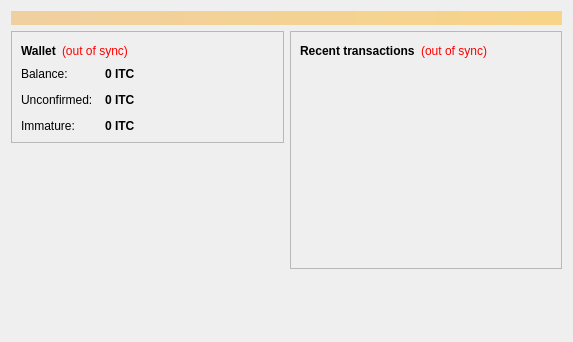
<?xml version="1.0" encoding="UTF-8"?>
<ui version="4.0">
 <class>OverviewPage</class>
 <widget class="QWidget" name="OverviewPage">
  <property name="geometry">
   <rect>
    <x>0</x>
    <y>0</y>
    <width>573</width>
    <height>342</height>
   </rect>
  </property>
  <property name="windowTitle">
   <string>Form</string>
  </property>
  <layout class="QVBoxLayout" name="topLayout">
   <item>
    <widget class="QLabel" name="labelAlerts">
     <property name="visible">
      <bool>false</bool>
     </property>
     <property name="styleSheet">
      <string notr="true">background-color: qlineargradient(x1: 0, y1: 0, x2: 1, y2: 0, stop:0 #F0D0A0, stop:1 #F8D488); color:#000000;</string>
     </property>
     <property name="wordWrap">
      <bool>true</bool>
     </property>
     <property name="margin">
      <number>3</number>
     </property>
    </widget>
   </item>
   <item>
    <layout class="QHBoxLayout" name="horizontalLayout" stretch="1,1">
     <item>
      <layout class="QVBoxLayout" name="verticalLayout_2">
       <item>
        <widget class="QFrame" name="frame">
         <property name="frameShape">
          <enum>QFrame::StyledPanel</enum>
         </property>
         <property name="frameShadow">
          <enum>QFrame::Raised</enum>
         </property>
         <layout class="QVBoxLayout" name="verticalLayout_4">
          <item>
           <layout class="QHBoxLayout" name="horizontalLayout_4">
            <item>
             <widget class="QLabel" name="label_5">
              <property name="font">
               <font>
                <weight>75</weight>
                <bold>true</bold>
               </font>
              </property>
              <property name="text">
               <string>Wallet</string>
              </property>
             </widget>
            </item>
            <item>
             <widget class="QLabel" name="labelWalletStatus">
              <property name="toolTip">
               <string>The displayed information may be out of date. Your wallet automatically synchronizes with the ITCoin network after a connection is established, but this process has not completed yet.</string>
              </property>
              <property name="styleSheet">
               <string notr="true">QLabel { color: red; }</string>
              </property>
              <property name="text">
               <string notr="true">(out of sync)</string>
              </property>
              <property name="alignment">
               <set>Qt::AlignLeading|Qt::AlignLeft|Qt::AlignVCenter</set>
              </property>
             </widget>
            </item>
            <item>
             <spacer name="horizontalSpacer_2">
              <property name="orientation">
               <enum>Qt::Horizontal</enum>
              </property>
              <property name="sizeHint" stdset="0">
               <size>
                <width>40</width>
                <height>20</height>
               </size>
              </property>
             </spacer>
            </item>
           </layout>
          </item>
          <item>
           <layout class="QFormLayout" name="formLayout_2">
            <property name="fieldGrowthPolicy">
             <enum>QFormLayout::AllNonFixedFieldsGrow</enum>
            </property>
            <property name="horizontalSpacing">
             <number>12</number>
            </property>
            <property name="verticalSpacing">
             <number>12</number>
            </property>
            <item row="0" column="0">
             <widget class="QLabel" name="label">
              <property name="text">
               <string>Balance:</string>
              </property>
             </widget>
            </item>
            <item row="0" column="1">
             <widget class="QLabel" name="labelBalance">
              <property name="font">
               <font>
                <weight>75</weight>
                <bold>true</bold>
               </font>
              </property>
              <property name="cursor">
               <cursorShape>IBeamCursor</cursorShape>
              </property>
              <property name="toolTip">
               <string>Your current balance</string>
              </property>
              <property name="text">
               <string notr="true">0 ITC</string>
              </property>
              <property name="textInteractionFlags">
               <set>Qt::LinksAccessibleByMouse|Qt::TextSelectableByKeyboard|Qt::TextSelectableByMouse</set>
              </property>
             </widget>
            </item>
            <item row="1" column="0">
             <widget class="QLabel" name="label_3">
              <property name="text">
               <string>Unconfirmed:</string>
              </property>
             </widget>
            </item>
            <item row="1" column="1">
             <widget class="QLabel" name="labelUnconfirmed">
              <property name="font">
               <font>
                <weight>75</weight>
                <bold>true</bold>
               </font>
              </property>
              <property name="cursor">
               <cursorShape>IBeamCursor</cursorShape>
              </property>
              <property name="toolTip">
               <string>Total of transactions that have yet to be confirmed, and do not yet count toward the current balance</string>
              </property>
              <property name="text">
               <string notr="true">0 ITC</string>
              </property>
              <property name="textInteractionFlags">
               <set>Qt::LinksAccessibleByMouse|Qt::TextSelectableByKeyboard|Qt::TextSelectableByMouse</set>
              </property>
             </widget>
            </item>
            <item row="2" column="0">
             <widget class="QLabel" name="labelImmatureText">
              <property name="text">
               <string>Immature:</string>
              </property>
             </widget>
            </item>
            <item row="2" column="1">
             <widget class="QLabel" name="labelImmature">
              <property name="font">
               <font>
                <weight>75</weight>
                <bold>true</bold>
               </font>
              </property>
              <property name="toolTip">
               <string>Mined balance that has not yet matured</string>
              </property>
              <property name="text">
               <string notr="true">0 ITC</string>
              </property>
              <property name="textInteractionFlags">
               <set>Qt::LinksAccessibleByMouse|Qt::TextSelectableByKeyboard|Qt::TextSelectableByMouse</set>
              </property>
             </widget>
            </item>
           </layout>
          </item>
         </layout>
        </widget>
       </item>
       <item>
        <spacer name="verticalSpacer">
         <property name="orientation">
          <enum>Qt::Vertical</enum>
         </property>
         <property name="sizeHint" stdset="0">
          <size>
           <width>20</width>
           <height>40</height>
          </size>
         </property>
        </spacer>
       </item>
        <item>
         <widget class="QLabel" name="label_wallet_bgcoin">
          <property name="text">
           <string/>
          </property>
          <property name="pixmap">
           <pixmap resource="../bitcoin.qrc">:/images/wallet_bgcoin</pixmap>
          </property>
          <property name="scaledContents">
           <bool>false</bool>
          </property>
          <property name="alignment">
           <set>Qt::AlignCenter</set>
          </property>
          <property name="margin">
           <number>-2</number>
          </property>
         </widget>
        </item>
        <item>
         <widget class="QLabel" name="label_6">
          <property name="text">
           <string/>
          </property>
         </widget>
        </item>
      </layout>
     </item>
     <item>
      <layout class="QVBoxLayout" name="verticalLayout_3">
       <item>
        <widget class="QFrame" name="frame_2">
         <property name="frameShape">
          <enum>QFrame::StyledPanel</enum>
         </property>
         <property name="frameShadow">
          <enum>QFrame::Raised</enum>
         </property>
         <layout class="QVBoxLayout" name="verticalLayout">
          <item>
           <layout class="QHBoxLayout" name="horizontalLayout_2">
            <item>
             <widget class="QLabel" name="label_4">
              <property name="text">
               <string>&lt;b&gt;Recent transactions&lt;/b&gt;</string>
              </property>
             </widget>
            </item>
            <item>
             <widget class="QLabel" name="labelTransactionsStatus">
              <property name="toolTip">
               <string>The displayed information may be out of date. Your wallet automatically synchronizes with the ITCoin network after a connection is established, but this process has not completed yet.</string>
              </property>
              <property name="styleSheet">
               <string notr="true">QLabel { color: red; }</string>
              </property>
              <property name="text">
               <string notr="true">(out of sync)</string>
              </property>
              <property name="alignment">
               <set>Qt::AlignRight|Qt::AlignTrailing|Qt::AlignVCenter</set>
              </property>
             </widget>
            </item>
            <item>
             <spacer name="horizontalSpacer">
              <property name="orientation">
               <enum>Qt::Horizontal</enum>
              </property>
              <property name="sizeHint" stdset="0">
               <size>
                <width>40</width>
                <height>20</height>
               </size>
              </property>
             </spacer>
            </item>
           </layout>
          </item>
          <item>
           <widget class="QListView" name="listTransactions">
            <property name="styleSheet">
             <string notr="true">QListView { background: transparent; }</string>
            </property>
            <property name="frameShape">
             <enum>QFrame::NoFrame</enum>
            </property>
            <property name="verticalScrollBarPolicy">
             <enum>Qt::ScrollBarAlwaysOff</enum>
            </property>
            <property name="horizontalScrollBarPolicy">
             <enum>Qt::ScrollBarAlwaysOff</enum>
            </property>
            <property name="selectionMode">
             <enum>QAbstractItemView::NoSelection</enum>
            </property>
           </widget>
          </item>
         </layout>
        </widget>
       </item>
       <item>
        <spacer name="verticalSpacer_2">
         <property name="orientation">
          <enum>Qt::Vertical</enum>
         </property>
         <property name="sizeHint" stdset="0">
          <size>
           <width>20</width>
           <height>40</height>
          </size>
         </property>
        </spacer>
       </item>
      </layout>
     </item>
    </layout>
   </item>
  </layout>
 </widget>
 <resources/>
 <connections/>
</ui>
